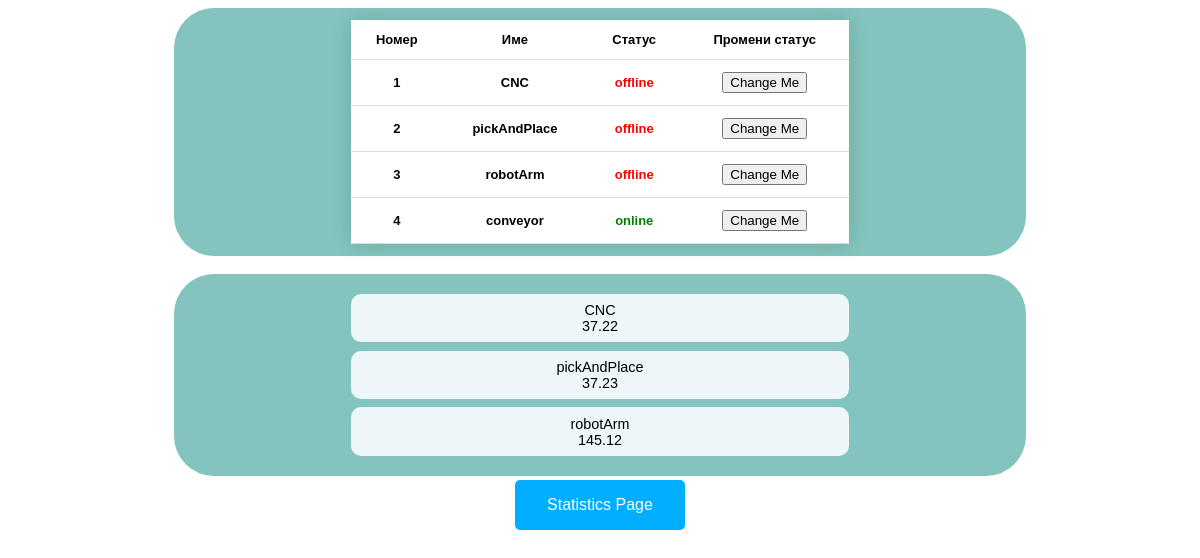
The page / on the database its author committed.
### tables this page shows
CREATE TABLE `machines` (
  `machineId` int(11) NOT NULL AUTO_INCREMENT,
  `machineName` varchar(255) NOT NULL,
  `machineStatus` varchar(255) NOT NULL,
  PRIMARY KEY (`machineId`)
);

### helpers/functionHelpers.php (called while the page is built, shortened)
<?php
    function storeStatuses(){
        global $mysqli;
        $allMachines = $mysqli -> query("SELECT * FROM machines ;");
    }
    function getOfflineMachines(){
        global $mysqli;
        $tmpArray = array();
        $offlineData = $mysqli -> query("SELECT * FROM machines WHERE machineStatus = \"offline\";");
        while($machineRow = $offlineData -> fetch_assoc()){
            array_push($tmpArray, $machineRow['machineId']);
        }
        return $tmpArray;
    }
    function getTimeDiff($start, $end){
        $diff =  $start -> diff($end);
        $total_seconds = ($diff->days * 24 * 60);
        $total_seconds += ($diff->h * 60);
        $total_seconds += ($diff->i * 60);
        $total_seconds += $diff->s;
        return $total_seconds;
    }
    function getOfflineData($machineId){
        global $mysqli;
        $offlineDataArray = array();
        $nowTime = new Datetime(date('Y-m-d H:i:s', time()));
        $offlineData = $mysqli -> query("SELECT machines.machineName, statusLog.newStatus, statusLog.dateTime FROM machines INNER JOIN statusLog ON machines.machineId = statusLog.machineId WHERE machines.machineId = ".$machineId." ORDER BY statusLog.id DESC;");
        while($offlineRow = $offlineData->fetch_assoc()){
            array_push($offlineDataArray, array($offlineRow['machineName'] ,$offlineRow['newStatus'], $offlineRow['dateTime']));
        }
        for($i=0; $i<count($offlineDataArray); $i++){
            $machineName = $offlineDataArray[$i][0];
            $indexTime = $offlineDataArray[$i][2];
            if($offlineDataArray[$i+1][1] == 'online'){
                $offTime = new Datetime($indexTime);
                break;
            }
        }
        $timeDifference = round(getTimeDiff($offTime, $nowTime)/60, 2);
        return [$machineName, $timeDifference];
    }

### index.php (the view, shortened to what this page needs)
<?php
    require __DIR__ . '/helpers/functionHelpers.php';
    require __DIR__ . '/helpers/dbCredentials.php';
    $mysqli = new mysqli($servername, $username, $password, $db);
    storeStatuses();
?>
<!DOCTYPE html>
<html>
    <head>
        <link rel="stylesheet" href="stylesheet.css">
    </head>
    <body >
      <div id="machineData">
        <form method="post">
            <table class="mainTable">
                <tr>
                    <th>Номер</th>
                    <th>Име</th>
                    <th>Статус</th>
                    <th>Промени статус</th>
                </tr>
                <?php
                    $result = $mysqli -> query("SELECT * FROM machines");
                    while($row = $result->fetch_assoc()) {
                        echo "<tr>" ;
                        echo "<th>".$row["machineId"]."</th>" ;
                        echo "<th>".$row["machineName"]."</th>" ;
                        if ($row["machineStatus"] == 'online'){
                            echo "<th style=\"color:green;\">".$row["machineStatus"]."</th>" ;
                        } elseif ($row["machineStatus"] == 'offline'){
                            echo "<th style=\"color:red;\">".$row["machineStatus"]."</th>" ;
                        }
                        echo "<th><button type=\"submit\" value=\"$row[machineId]\" name=\"changeStatus\">Change Me</button></th>";
                        echo "</tr>";
                    }
                ?>
            </table>
        </form>
      </div>
      <br/>
      <div id="offlineMachines">
        <?php
            $offMachines = getOfflineMachines();
            if (count($offMachines) != 0){
                foreach ($offMachines as $offId){
                    $result = getOfflineData($offId);
                    echo "<div id=\"offlineResult\">";
                    echo "<div id=\"offlineResultName\">".$result[0]."</div>";
                    echo "<div id=\"offlineResultCount\">".$result[1]."</div>";
                    echo "</div>";
                }
            }else {
                echo "<div id=\"offlineResult\"'>No offline machines</div>";
            }
        ?>
      </div>
      <div id="navigationMenu">
        <a href='/statistics.php'><button class="navButton">Statistics Page</button></a>
      </div>
    </body>
</html>

### stylesheet.css (style rules this page uses)
#machineData { width: 70%; margin: auto; background-color: #83c5be; border-radius: 40px; padding: 1%; text-align: center; font-size: 0.9em; font-family: sans-serif; }
#navigationMenu { margin: auto; text-align: center; }
.mainTable { margin: auto; background-color: white; border-collapse: collapse; width: 60%; font-size: 0.9em; font-family: sans-serif; box-shadow: 0 0 20px rgba(0, 0, 0, 0.15); }
.mainTable th, .mainTable td { padding: 12px 15px; }
.mainTable tbody tr { border-bottom: 1px solid #dddddd; }
.navButton { background-color: #00aeff; border: none; color: white; padding: 16px 32px; text-align: center; text-decoration: none; display: inline-block; font-size: 16px; margin: 4px 2px; transition-duration: 0.4s; cursor: pointer; border-radius: 5px; }
#offlineMachines { width: 70%; margin: auto; background-color: #83c5be; border-radius: 40px; padding: 1%; text-align: center; font-size: 0.9em; font-family: sans-serif; }
#offlineResult { background-color: #edf6f9; border-radius: 10px; margin: auto; margin-top: 1%; margin-bottom: 1%; padding: 1%; width: 58%; }

### rows shown on the page
machines: machineId "1", machineName "CNC", machineStatus "offline"
machines: machineId "2", machineName "pickAndPlace", machineStatus "offline"
machines: machineId "3", machineName "robotArm", machineStatus "offline"
machines: machineId "4", machineName "conveyor", machineStatus "online"

### other values the page prints
$result[0] "CNC"
$result[1] "37.22"
$result[0] "pickAndPlace"
$result[1] "37.23"
$result[0] "robotArm"
$result[1] "145.12"
